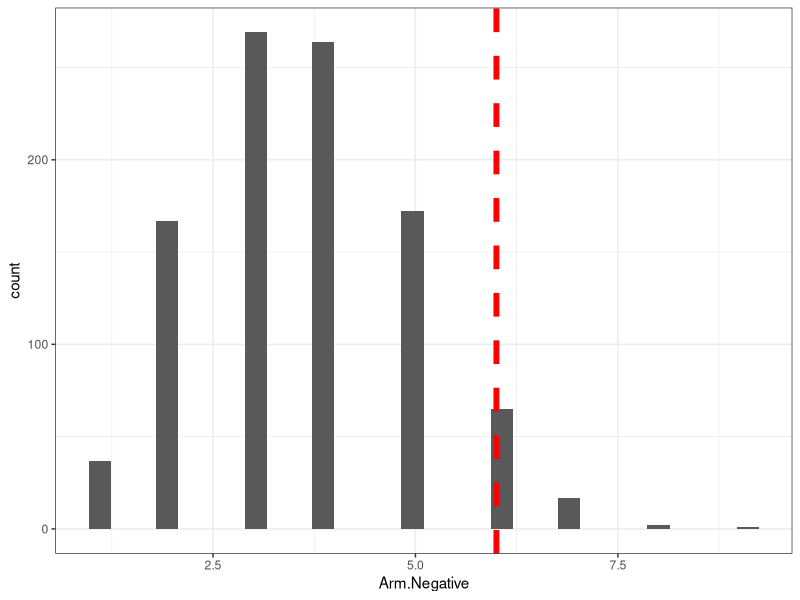
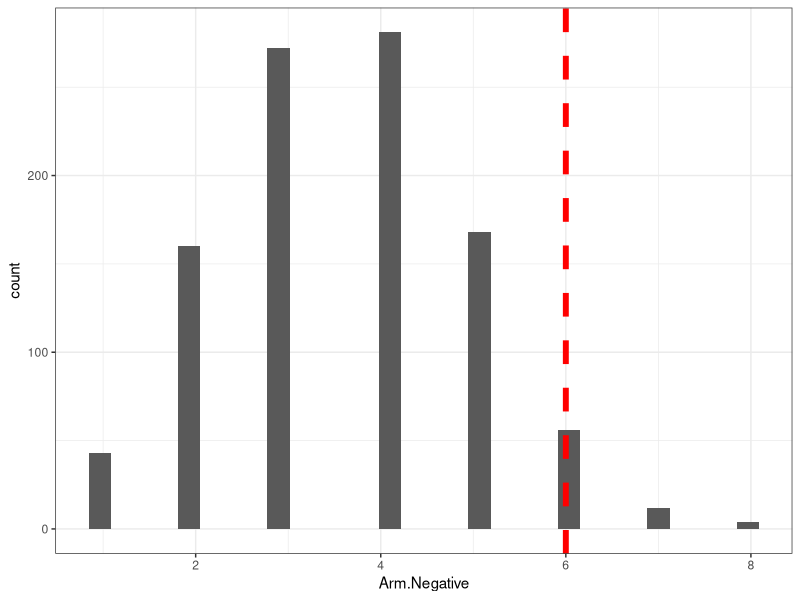

The R script that drew these images, in order:
## ---- chunk 1
knitr::opts_chunk$set(echo = TRUE)

library(readxl)
library(tidyverse)
## ---- chunk 2
x <- readxl::read_xlsx("../data/Subunit OS 111821.xlsx",
                       na = "N/A") %>%
  select(-Note)
## ---- chunk 3
x %>%
  group_by(Arm, `OS outcome`) %>%
  summarize(n = n())

## ---- chunk 4
tallyArms <- function(df) {
  df %>%
    group_by(Arm, `OS outcome`) %>%
    summarize(n = n()) %>%
    ungroup() %>%
    mutate(arm.out = paste(Arm, `OS outcome`, sep = ".")) %>%
    select(arm.out, n) %>%
    spread(key = arm.out, value = n)
}

original <- tallyArms(x)
## ---- chunk 5
B <- 1000

# Pre-allocate memory
out <- list()

# Randomize the "OS outcome" variable and count
for(i in 1:B) {
  y <- 
    x %>%
    mutate(`OS outcome` = sample(`OS outcome`))
 
   out[[i]] <- tallyArms(y)
}

outdf <- bind_rows(out)
head(outdf)
## ---- chunk 6
outdf %>%
  ggplot(aes(x = Arm.Negative)) +
  geom_histogram() +
  geom_vline(xintercept = original$Arm.Negative,
             color = "red", 
             linetype = "dashed",
             lwd = 2) +
  theme_bw()
## ---- chunk 7
print("Arm - Positive")
sum(outdf$Arm.Positive >= original$Arm.Positive, na.rm = TRUE) / B

print("Arm - Negative")
sum(outdf$Arm.Negative >= original$Arm.Negative, na.rm = TRUE) / B

print("Arm - NA")
sum(outdf$Arm.NA >= original$Arm.NA, na.rm = TRUE) / B

print("Membrane - Postive")
sum(outdf$Membrane.Positive >= original$Membrane.Positive, na.rm = TRUE) / B

print("Membrane - Negative")
sum(outdf$Membrane.Negative >= original$Membrane.Negative, na.rm = TRUE) / B

print("Membrane - NA")
sum(outdf$Membrane.NA >= original$Membrane.NA, na.rm = TRUE) / B

## ---- chunk 8
x2 <- readxl::read_xlsx("../data/Subunit OS 11242021.xlsx")

head(x2)
## ---- chunk 9
x2.filt <- x2 %>%
  filter(is.na(Note)|Note!="Mitochondrial genome")
## ---- chunk 10
x2.filt %>%
  group_by(Arm, `OS outcome`) %>%
  summarize(n = n())
## ---- chunk 11
original2 <- tallyArms(x2.filt)
## ---- chunk 12
B <- 1000

# Pre-allocate memory
out2 <- list()

# Randomize the "OS outcome" variable and count
for(i in 1:B) {
  y2 <- 
    x2 %>%
    mutate(`OS outcome` = sample(`OS outcome`))
 
   out2[[i]] <- tallyArms(y2)
}

outdf2 <- bind_rows(out2)
head(outdf2)
## ---- chunk 13
outdf2 %>%
  ggplot(aes(x = Arm.Negative)) +
  geom_histogram() +
  geom_vline(xintercept = original2$Arm.Negative,
             color = "red", 
             linetype = "dashed",
             lwd = 2) +
  theme_bw()
## ---- chunk 14
print("Arm - Positive")
sum(outdf2$Arm.Positive >= original2$Arm.Positive, na.rm = TRUE) / B

print("Arm - Negative")
sum(outdf2$Arm.Negative >= original2$Arm.Negative, na.rm = TRUE) / B

print("Arm - NA")
sum(outdf2$`Arm.N/A` >= original2$`Arm.N/A`, na.rm = TRUE) / B

print("Membrane - Postive")
sum(outdf2$Membrane.Positive >= original2$Membrane.Positive, na.rm = TRUE) / B

print("Membrane - Negative")
sum(outdf2$Membrane.Negative >= original2$Membrane.Negative, na.rm = TRUE) / B

print("Membrane - NA")
sum(outdf2$`Membrane.N/A` >= original2$`Membrane.N/A`, na.rm = TRUE) / B
